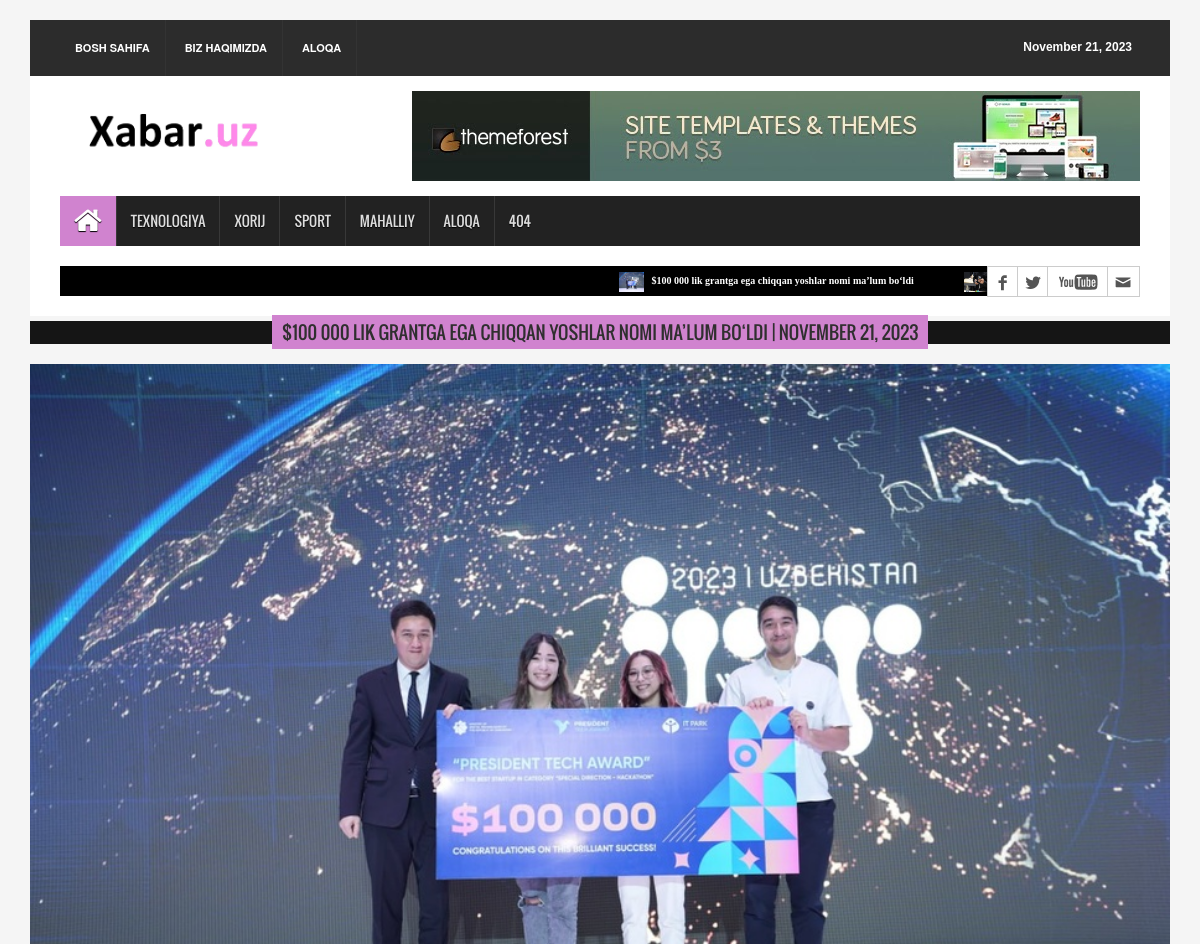
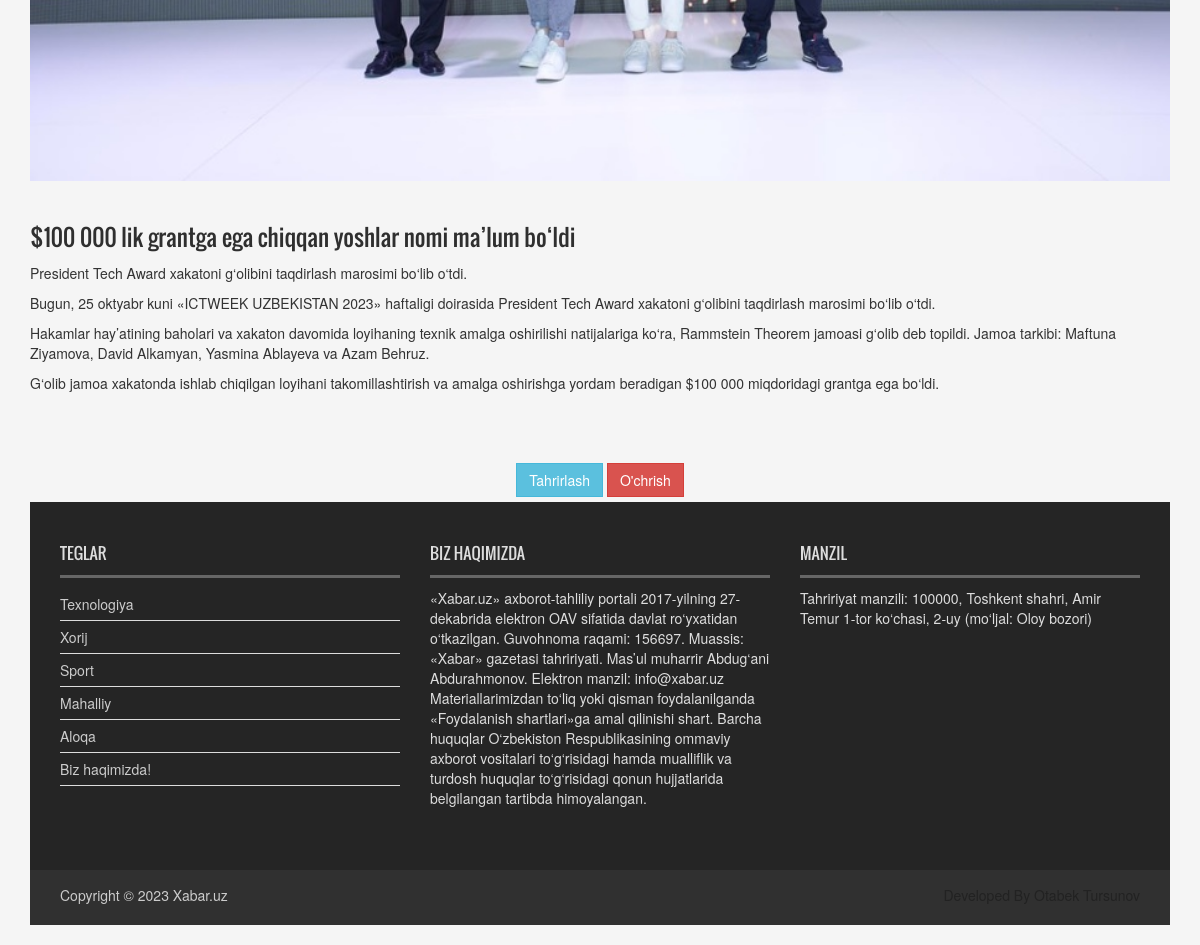
Screenshot of /yangiliklar/100-000-lik-grantga-ega-chiqqan-yoshlar-nomi-malum-boldi/ with the database file from the repository (2 pictures, top to bottom).
### newsApp/models.py (models this page shows, shortened)
class Category(models.Model):
    name = models.CharField(max_length=255)
    slug = models.SlugField(max_length=255)
    def get_absolute_url(self):
        return reverse('category-news', args=[self.slug])

class News(models.Model):
    title = models.CharField(max_length=255)
    slug = models.SlugField(max_length=255)
    body = models.TextField()
    image = models.ImageField(upload_to='news')
    category = models.ForeignKey(Category, on_delete=models.CASCADE)
    publish_time = models.DateTimeField(default=timezone.now)
    created_time = models.DateTimeField(auto_now_add=True)
    updated_time = models.DateTimeField(auto_now=True)
    class Status(models.TextChoices):
        Draft = "DF", "Draft"
        Published = "PB", "Published"
    status = models.CharField(
        max_length=2,
        choices=Status.choices,
        default=Status.Draft
    )
    objects = models.Manager()
    published = PublishManager()
    class Meta:
        ordering = ["-publish_time"]
    def get_absolute_url(self):
        return reverse("news-detail", args=[self.slug])

### newsApp/views.py (the view)
# urls.py: path('yangiliklar/<slug:news>/', news_detail, name="news-detail"),
def news_detail(request, news):
    news = get_object_or_404(News, slug=news, status=News.Status.Published)
    context = {
        'news': news
    }
    return render(request, 'news/news_detail.html', context)

### newsApp/context_processor.py (called while the page is built)
def latest_news(request):
    latest_news = News.published.all().order_by('-publish_time')[:10]
    context = {
        'latest_news': latest_news,
        'now_time': datetime.now().strftime(" %B %d, %Y"),
        'top_categories': Category.objects.all()[::-1][:10]
    }
    return context

### newsApp/models.py (called while the page is built)
    def get_queryset(self):
        return super().get_queryset().filter(status=News.Status.Published)

### templates/news/news_detail.html (shortened to what this page needs)
{% extends 'news/base.html' %}
{% load static %}
{% block content %}
<div class="fashion_technology_area">
    <div class="single_post_content">
        <h2>
            <a href="{{ category.get_absolute.url }}">
                <span>{{ news.title }} | {{ now_time }}</span>
            </a>
        </h2>
        <ul class="business_catgnav wow fadeInDown">
            <li style="margin-bottom: 40px;">
                <figure class="bsbig_fig">
                    <a class="featured_img" href="{{ news.get_absolute_url }}" style="margin-bottom: 40px;">
                        <img alt="" src="{{ news.image.url }}">
                        <span class="overlay"></span>
                    </a>
                    <figcaption>
                        <a href="{{ news.get_absolute_url }}">
                            {{ news.title }}
                        </a>
                    </figcaption>
                    <p>
                        {{ news.body | linebreaks }}
                    </p>
                </figure>
            </li>
        </ul>
    </div>
</div>
<div class="card-footer text-center">
    <a href="{% url 'news-update' news.slug %}">
        <button class="btn btn-info ml-2" type="submit">Tahrirlash</button>
    </a>
    <a href="{% url 'news-delete' news.slug %}">
        <button class="btn btn-danger ml-2" type="submit">O'chrish</button>
    </a>
</div>
{% endblock content %}

### templates/news/base.html (shortened to what this page needs)
<!DOCTYPE html>
{% load static %}
<html>
<head>
    <link href="{% static 'css/bootstrap.min.css' %}" rel="stylesheet" type="text/css">
    <link href="{% static 'css/font-awesome.min.css' %}" rel="stylesheet" type="text/css">
    <link href="{% static 'css/animate.css' %}" rel="stylesheet" type="text/css">
    <link href="{% static 'css/font.css' %}" rel="stylesheet" type="text/css">
    <link href="{% static 'css/li-scroller.css' %}" rel="stylesheet" type="text/css">
    <link href="{% static 'css/slick.css' %}" rel="stylesheet" type="text/css">
    <link href="{% static 'css/jquery.fancybox.css' %}" rel="stylesheet" type="text/css">
    <link href="{% static 'css/theme.css' %}" rel="stylesheet" type="text/css">
    <link href="{% static 'css/style.css' %}" rel="stylesheet" type="text/css">
</head>
<body>
<div class="container">
    <header id="header">
        <div class="row">
            <div class="col-lg-12 col-md-12 col-sm-12">
                <div class="header_top">
                    <div class="header_top_left">
                        <ul class="top_nav">
                            <li><a href="{% url 'home-page' %}">Bosh sahifa</a></li>
                            <li><a href="{% url 'about-page' %}">Biz haqimizda</a></li>
                            <li><a href="{% url 'contact-page' %}">Aloqa</a></li>
                        </ul>
                    </div>
                    <div class="header_top_right">
                        <p>{{ now_time }}</p>
                    </div>
                </div>
            </div>
            <div class="col-lg-12 col-md-12 col-sm-12">
                <div class="header_bottom">
                    <div class="logo_area">
                        <a class="logo" href="{% url 'home-page' %}">
                            <img alt="" src="{% static 'images/logo_xabar_uz.jpg' %}">
                        </a>
                    </div>
                    <div class="add_banner">
                        <a href="https://themeforest.net/">
                            <img alt="" src="{% static 'images/addbanner_728x90_V1.jpg' %}">
                        </a>
                    </div>
                </div>
            </div>
        </div>
    </header>
    <section id="navArea">
        <nav class="navbar navbar-inverse" role="navigation">
            <div class="navbar-collapse collapse" id="navbar">
                <ul class="nav navbar-nav main_nav">
                    <li class="active"><a href="{% url 'home-page' %}"><span
                            class="fa fa-home desktop-home"></span></a></li>
                    {% for category in top_categories %}
                    <li>
                        <a href="{{ category.get_absolute_url }}">{{ category.name }}</a>
                    </li>
                    {% endfor %}
                    <li><a href="{% url 'contact-page' %}">Aloqa</a></li>
                    <li><a href="{% url 'handler404' %}">404</a></li>
                </ul>
            </div>
        </nav>
    </section>
    <section id="newsSection">
        <div class="row">
            <div class="col-lg-12 col-md-12">
                <div class="latest_newsarea">
                    <ul class="news_sticker" id="ticker01">
                        {% for news in latest_news %}
                        <li>
                            <a href="{{ news.get_absolute_url }}"><img alt="" src="{{ news.image.url }}">
                                {{ news.title }}
                            </a>
                        </li>
                        {% endfor %}
                    </ul>
                    <div class="social_area">
                        <ul class="social_nav">
                            <li class="facebook"><a href="https://www.facebook.com"></a></li>
                            <li class="twitter"><a href="https://www.twitter.com"></a></li>
                            <li class="youtube"><a href="https://www.youtube.com"></a></li>
                            <li class="mail"><a href="https://www.mail.com"></a></li>
                        </ul>
                    </div>
                </div>
            </div>
        </div>
    </section>
    {% block content %}
    {% endblock content %}
    <footer id="footer">
        <div class="footer_top">
            <div class="row">
                <div class="col-lg-4 col-md-4 col-sm-4">
                    <div class="footer_widget wow fadeInLeftBig">
                        <h2>Teglar</h2>
                        <ul class="tag_nav">
                            {% for category in top_categories %}
                            <li><a href="{{ category.get_absolute_url }}">{{ category.name }}</a></li>
                            {% endfor %}
                            <li>
                                <a href="{% url 'contact-page' %}">Aloqa</a>
                            </li>
                            <li>
                                <a href="#">Biz haqimizda!</a>
                            </li>
                        </ul>
                    </div>
                </div>
                <div class="col-lg-4 col-md-4 col-sm-4">
                    <div class="footer_widget wow fadeInDown">
                        <h2>Biz haqimizda</h2>
                        <p>
                            «Xabar.uz» axborot-tahliliy portali 2017-yilning 27-dekabrida elektron OAV sifatida davlat
                            ro‘yxatidan o‘tkazilgan. Guvohnoma raqami: 156697. Muassis: «Xabar» gazetasi tahririyati.
                            Mas’ul muharrir Abdug‘ani Abdurahmonov. Elektron manzil: info@xabar.uz
                            Materiallarimizdan to‘liq yoki qisman foydalanilganda «Foydalanish shartlari»ga amal
                            qilinishi shart. Barcha huquqlar O‘zbekiston Respublikasining ommaviy axborot vositalari
                            to‘g‘risidagi hamda mualliflik va turdosh huquqlar to‘g‘risidagi qonun hujjatlarida
                            belgilangan tartibda himoyalangan.
                        </p>
                    </div>
                </div>
                <div class="col-lg-4 col-md-4 col-sm-4">
                    <div class="footer_widget wow fadeInRightBig">
                        <h2>Manzil</h2>
                        <address>
                            Tahririyat manzili: 100000, Toshkent shahri, Amir Temur 1-tor ko‘chasi, 2-uy (mo‘ljal: Oloy
                            bozori)
                        </address>
                    </div>
                </div>
            </div>
        </div>
        <div class="footer_bottom">
            <p class="copyright">Copyright &copy; 2023 <a href="{% url 'home-page' %}">Xabar.uz</a></p>
            <p class="developer">Developed By <a href="https://github.com/otabeck-tursunov">Otabek Tursunov</a></p>
        </div>
    </footer>
</div>
</body>
</html>

### static/css/li-scroller.css (style rules this page uses)
ul.newsticker { position:relative; left:750px; font:bold 10px Verdana; list-style-type:none; margin:0; padding:0 }
ul.newsticker li { float:left; margin:0; padding:0 }
ul.newsticker a { white-space:nowrap; padding:0; color:#fff; margin:0 50px 0 0 }
ul.newsticker a > img { height:20px; margin-right:5px; width:25px }

### static/css/theme.css (style rules this page uses)
.navbar-inverse .navbar-nav > .active > a, .navbar-inverse .navbar-nav > .active > a:hover, .navbar-inverse .navbar-nav > .active > a:focus { background-color:#d083cf }
.single_post_content > h2 span { background:none repeat scroll 0 0 #d083cf }

### rows the page displays
Category: name "TEXNOLOGIYA", name "Texnologiya"
Category: name "XORIJ", name "Xorij"
Category: name "SPORT", name "Sport"
Category: name "MAHALLIY", name "Mahalliy"
News: image (picture), title "$100 000 lik grantga ega chiqqan yoshlar nomi ma’lum bo‘ldi", title "$100 000 LIK GRANTGA EGA CHIQQAN YOSHLAR NOMI MA’LUM BO‘LDI", body "President Tech Award xakatoni g‘olibini taqdirlash marosimi bo‘lib o‘tdi. Bugun, 25 oktyabr kuni «ICTWEEK UZBEKISTAN 2023» haftaligi doirasida President Tech Award xakatoni g‘olibini taqdirlash marosimi bo‘lib o‘tdi. Hakamlar hay’atining baholari va xakaton davomida loyihaning texnik amalga oshirilishi natijalariga ko‘ra, Rammstein Theorem jamoasi g‘olib deb topildi. Jamoa tarkibi: Maftuna Ziyamova, David Alkamyan, Yasmina Ablayeva va Azam Behruz. G‘olib jamoa xakatonda ishlab chiqilgan loyihani takomillashtirish va amalga oshirishga yordam beradigan $100 000 miqdoridagi grantga ega bo‘ldi."
News: image (picture)
